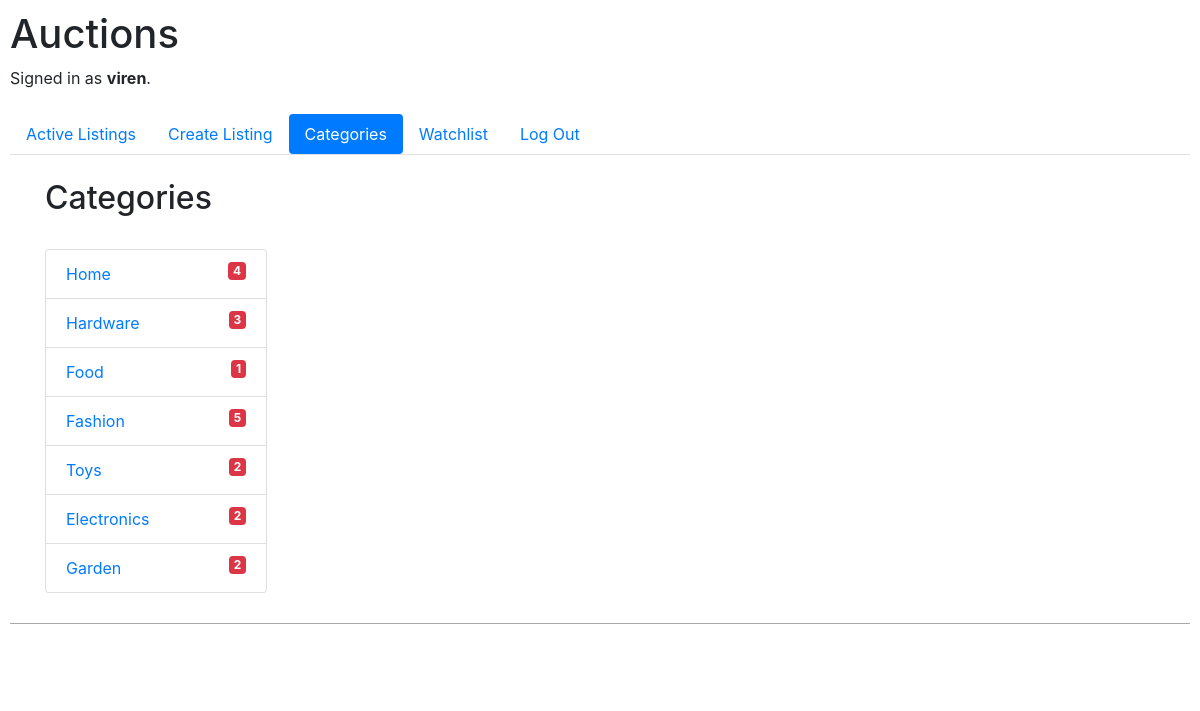
The page /categories (signed in) on the database its author committed.
### auctions/models.py (models this page shows)
class User(AbstractUser):
    pass

class Category(models.Model):
    name = models.CharField(max_length=24)
    listings = models.ManyToManyField(Listing, blank=True, related_name="categories")
    def __str__(self):
        return f"{self.name}"

### auctions/views.py (the view)
# urls.py: path("categories", views.categories, name="categories")
def categories(request):
    return render(request, "auctions/categories.html", {
        "categories": Category.objects.all()
    })

### auctions/templates/auctions/categories.html
{% extends "auctions/layout.html" %}
{% block body %}
    <div class="container">
        <h2>Categories</h2><br>
        <ul class="list-group" style="width: 20%;">
            {% for category in categories %}
                <li class="list-group-item">
                    <a href="{% url 'index' %}?category_id={{ category.id }}">{{ category }}</a>
                    <div class="badge badge-danger" style="float: right;">
                        {{ category.listings.all|length }}
                    </div>
                </li>
            {% empty %}
                No Categories.
            {% endfor %}
        </ul>
    </div>
{% endblock %}

### auctions/templates/auctions/layout.html (shortened to what this page needs)
{% load static %}
<!DOCTYPE html>
<html lang="en">
    <head>
        <link rel="stylesheet" href="https://stackpath.bootstrapcdn.com/bootstrap/4.4.1/css/bootstrap.min.css">
        <link href="{% static 'auctions/styles.css' %}" rel="stylesheet">
    </head>
    <body>
        <div class="header">
            <h1>Auctions</h1>
            <div>
                {% if user.is_authenticated %}
                    Signed in as <strong>{{ user.username }}</strong>.
                {% else %}
                    Not signed in.
                {% endif %}
            </div><br>
            {% url 'index' as url_index %}
            {% url 'create' as url_create %}
            {% url 'categories' as url_categories %}
            {% url 'watchlist' as url_watchlist %}
            {% url 'logout' as url_logout %}
            {% url 'login' as url_login %}
            {% url 'register' as url_register %}
            <nav class="navbar-light bg-white border-bottom" style="width: 100%;">
                <ul class="nav nav-pills">
                    <li class="nav-item">
                        <a class="nav-link {% if request.path == url_index %}active{% endif %}" href="{% url 'index' %}">Active Listings</a>
                    </li>
                    {% if user.is_authenticated %}
                        <li class="nav-item">
                            <a class="nav-link {% if request.path == url_create %}active{% endif %}" href="{% url 'create' %}">Create Listing</a>
                        </li>
                        <li class="nav-item">
                            <a class="nav-link {% if request.path == url_categories %}active{% endif %}" href="{% url 'categories' %}">Categories</a>
                        </li>
                        <li class="nav-item">
                            <a class="nav-link {% if request.path == url_watchlist %}active{% endif %}" href="{% url 'watchlist' %}">Watchlist</a>
                        </li>
                        <li class="nav-item">
                            <a class="nav-link {% if request.path == url_logout %}active{% endif %}" href="{% url 'logout' %}">Log Out</a>
                        </li>
                    {% endif %}
                </ul>
            </nav>
        </div>
        <br>
        {% block body %}
        {% endblock %}
        <div class="footer" style="margin-top:30px; height: 60px; background-color: white; border-top: 1px darkgray solid">
        </div>
    </body>
</html>

### auctions/static/auctions/styles.css (style rules this page uses)
body { padding: 10px; }

### rows shown on the page
User: username "viren"
Category: name "Home", listings.all|length "4"
Category: name "Hardware", listings.all|length "3"
Category: name "Food", listings.all|length "1"
Category: name "Fashion", listings.all|length "5"
Category: name "Toys", listings.all|length "2"
Category: name "Electronics", listings.all|length "2"
Category: name "Garden", listings.all|length "2"
